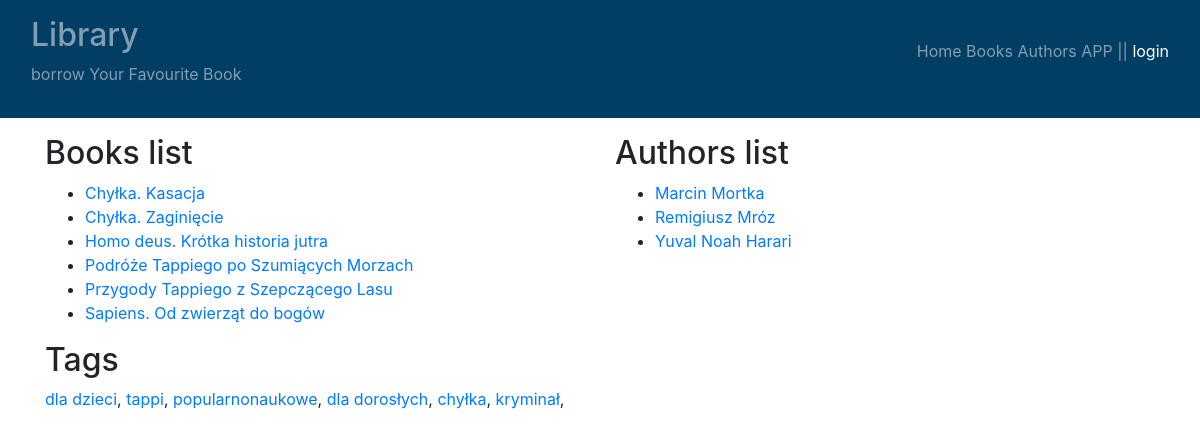
/books/, run on an earlier commit of the app's database.
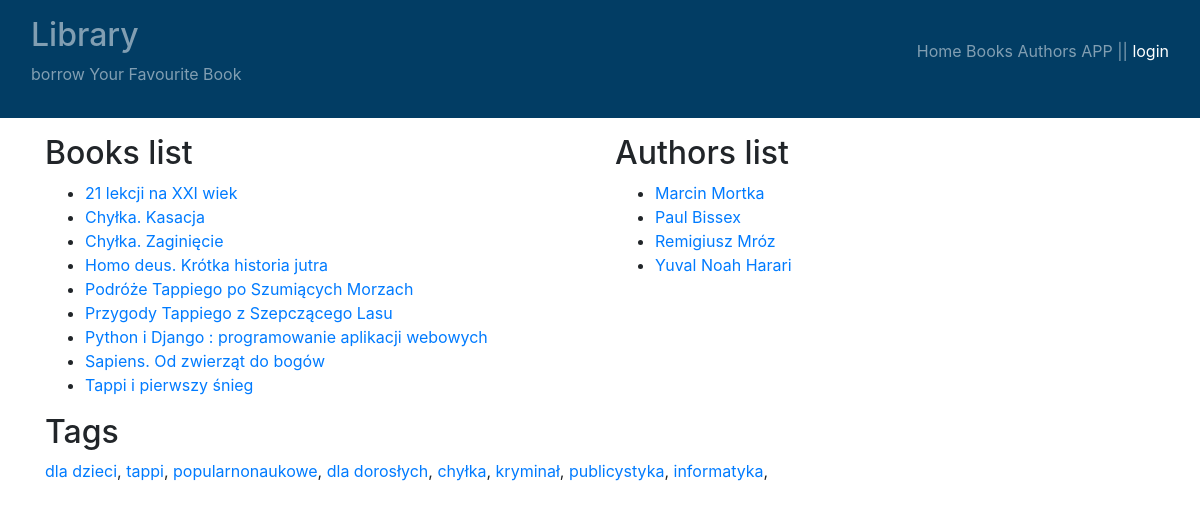
And on a later commit of the database.
### books/models.py (models this page shows, shortened)
class Book(models.Model):
    title = models.CharField(
        max_length=65,
        unique=True,
    )
    description = models.TextField(
        blank=True,
        null=True,
    )
    author = models.ForeignKey(
        "books.Author",
        on_delete=models.CASCADE,
    )
    image = models.ImageField(
        upload_to="photos/%Y/%m/%d",
        blank=True,
        null=True,
        default=None
    )
    pages = models.IntegerField(
        blank=True,
        null=True
    )
    tags = models.ManyToManyField(
        "books.Tag",
        related_name="books",
        blank=True)
    added = models.DateTimeField(auto_now_add=True)
    class Meta:
        ordering = ["title"]

class Author(models.Model):
    name = models.CharField(max_length=25, unique=True)
    bio = models.TextField(
        blank=True,
        null=True
    )
    class Meta:
        ordering = ["name"]

class Tag(models.Model):
    word = models.CharField(
        max_length=50,
        unique=True
    )
    created = models.DateTimeField(auto_now_add=True)
    def __str__(self):
        return f"{self.word}"

### books/views.py (the view)
# urls.py: path('', home, name="home"),
def home(request):
    books = Book.objects.all()
    authors = Author.objects.all()
    tags = Tag.objects.all()
    return render(
        request=request,
        context={
            "books": books,
            "authors": authors,
            "tags": tags
        },
        template_name="books/home.html"
    )

### books/templates/books/home.html (shortened to what this page needs)
{% extends "books/main.html" %}
{% load bootstrap4 %}
{% block content %}
<div class="row">
    <div class="col-6">
        <h2>Books list</h2>
        <ul>
        {% for b in books %}
        <li>
            <a href="{% url 'books:book_details' b.id %}">{{ b.title }}</a>
        </li>
        {% endfor %}
        </ul>
    </div>
    <div class="col-6">
        <h2>Authors list</h2>
        <ul>
        {% for a in authors %}
        <li>
            <a href="{% url 'books:author_details' a.id %}">{{ a.name }}</a>
        </li>
        {% endfor %}
        </ul>
    </div>
</div>
<div>
    <h2>Tags</h2>
    <p>
        {% for t in tags %}
        <a href="{% url 'books:tag_details' t.id %}">{{ t }}</a>,
        {% endfor %}
    </p>
</div>
{% endblock %}

What changed in the data, as far as the page shows it:
added Book: title "21 lekcji na XXI wiek"
added Book: title "Python i Django : programowanie aplikacji webowych"
added Book: title "Tappi i pierwszy śnieg"
added Author: name "Paul Bissex"
added Tag: word "publicystyka"
added Tag: word "informatyka"
